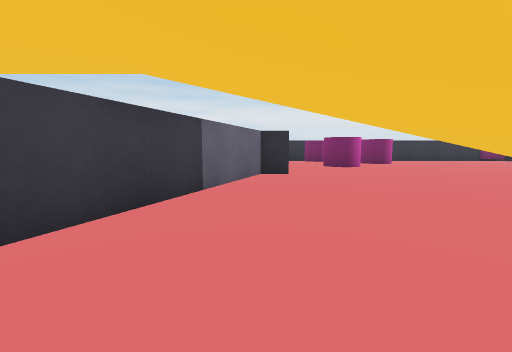
view 1 (above)

20 first-person views from a walk through a scene from a Unity 3-D project. The camera is 0.58 m above the floor, tilts 6° down and sees 90° across. The floor is counted in squares, 1 m on a side. Each view is taken from the middle of a square. On the plan, view 1 faces up. The plan holds only what a view shows up to about 9 squares ahead; the rest is blank. Surface patterns are stand-ins for the level's own textures.

view 2
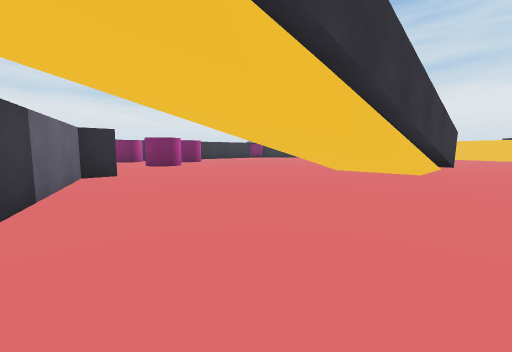

view 3
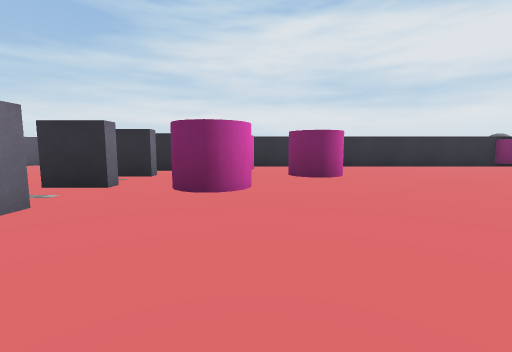

view 4
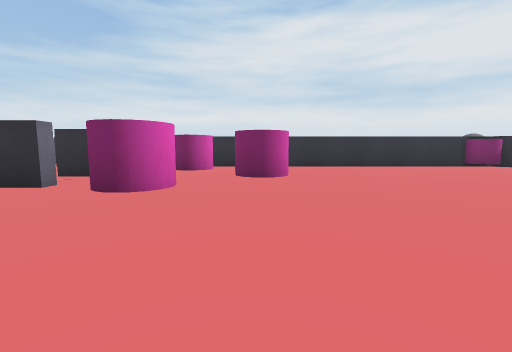

view 5
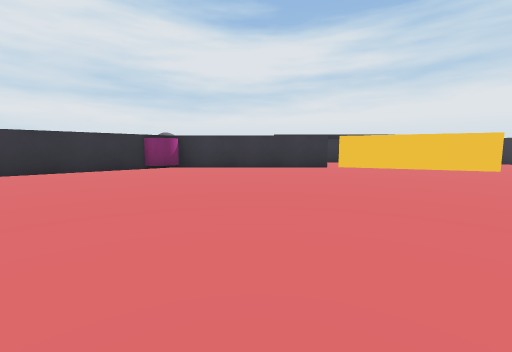

view 6
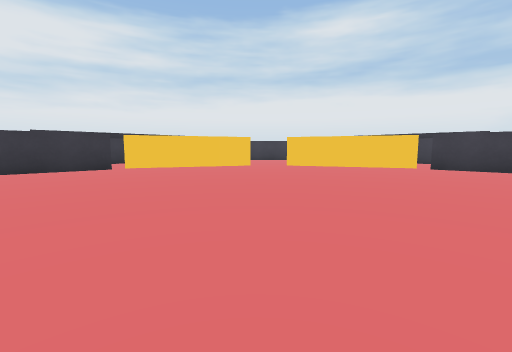

view 7
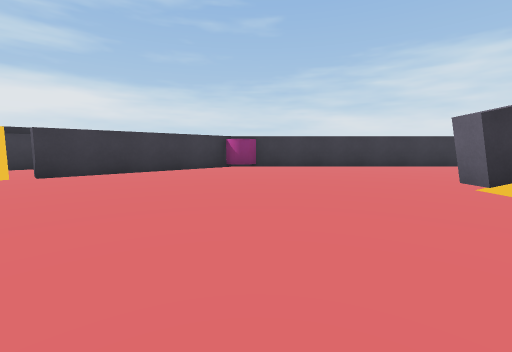

view 8
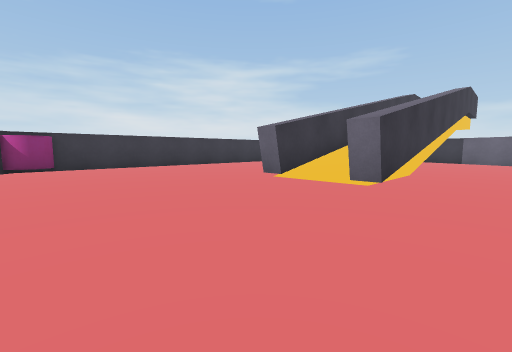

view 9
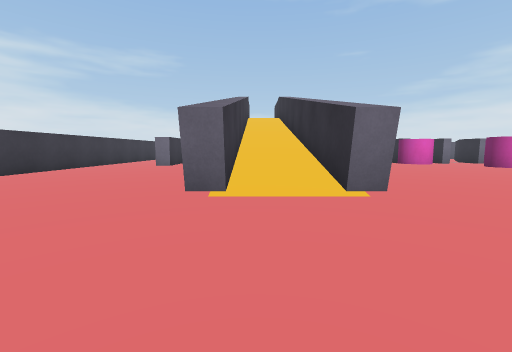

view 10
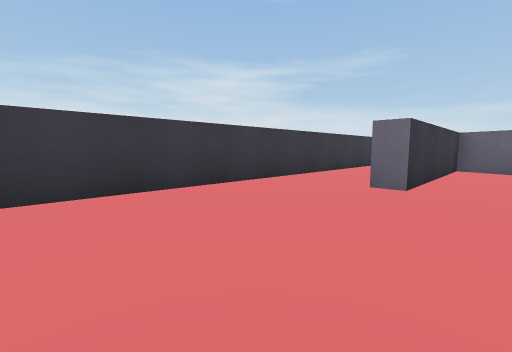

view 11
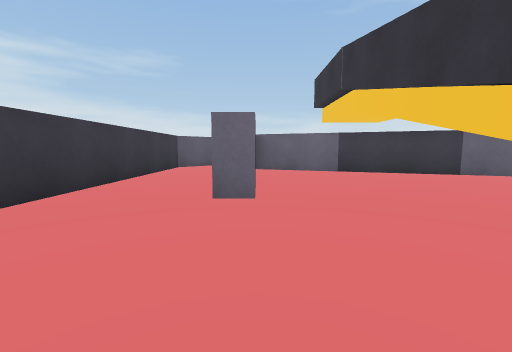

view 12
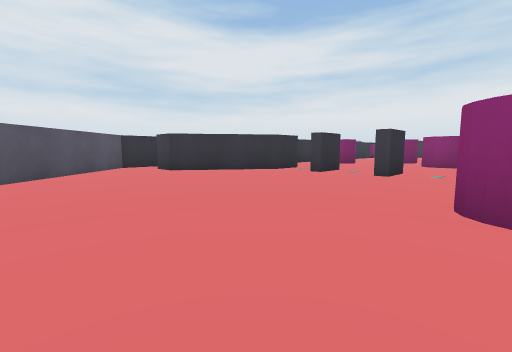

view 13
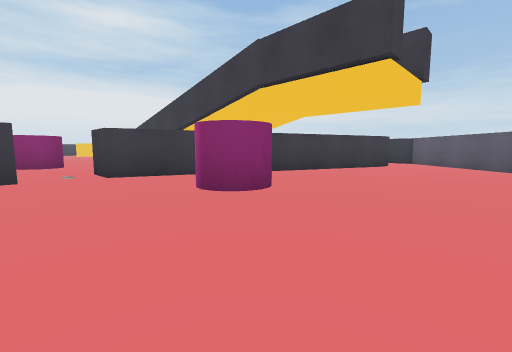

view 14
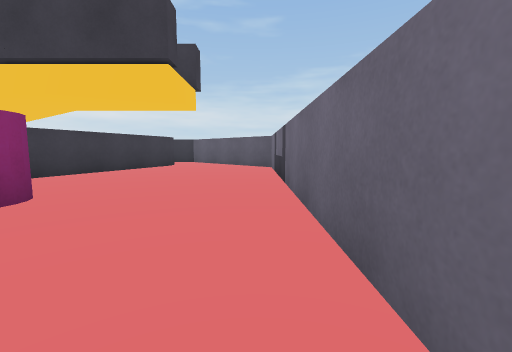

view 15
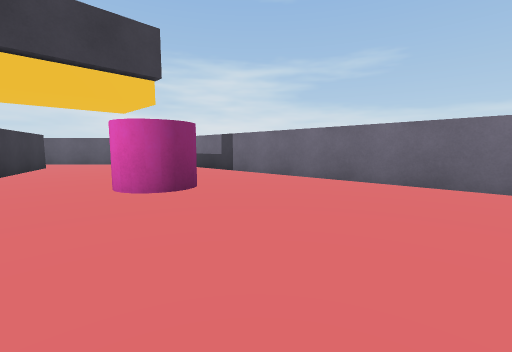

view 16
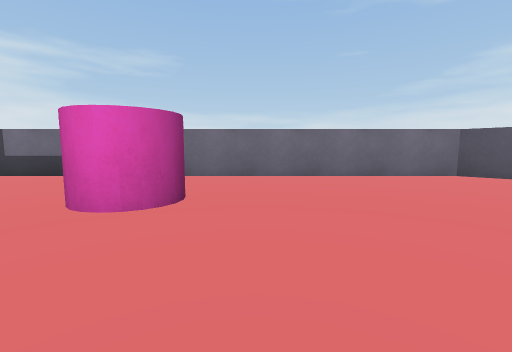

view 17
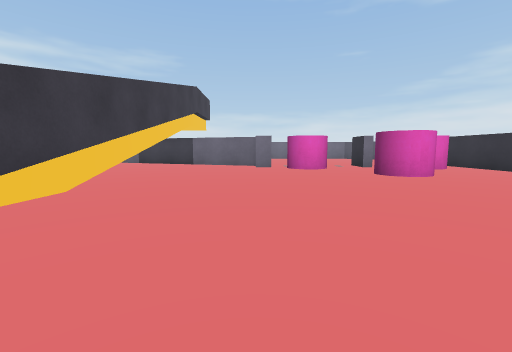

view 18
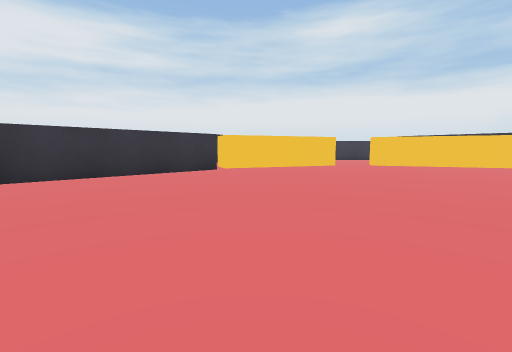

view 19
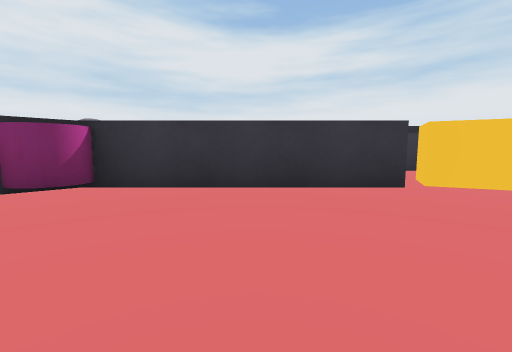

view 20
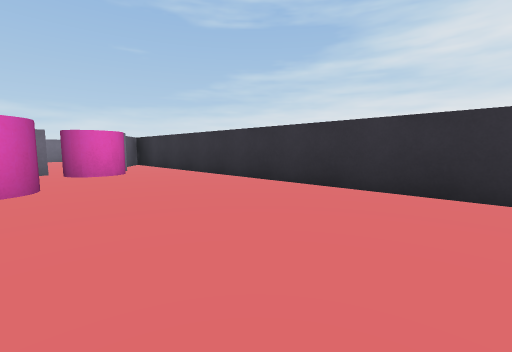

### Floor plan
Key: @ floor where view 1 was taken; # wall or solid block; . floor; / step, stairs or slope; C pink cylinder; B block; T thing the floor can be seen under or through; O other object.
Columns run from 7 left of view 1 to 17 right of it. Each row starts with its distance up from view 1.
 15    ###
 14   ##.              OO
 13  ##..################
 12 ##...##...........C.#
 11 #.....#BBC..........##
 10 #......BBCC..........##
  9 #......B...C..........###
  8 #......BBC.............##
  7 #........CC.............#
  6 #..CC..BB...............#
  5 #.....##................#
  4 #.....#.................#
  3 #....##..TTTTT##........#
  2 #....#...//////.........#
  1 #....#...#######.......##
  0 #....#.@..............##
 -1 ##...#####...........##
 -2  ##.................##
 -3   ##..............C##
 -4    #################

Positions as (right, up) in squares from view 1, and headings:
1: (0, 0), facing up
2: (-1, 0), facing up-right
3: (3, 4), facing up
4: (4, 4), facing up
5: (8, 5), facing up-right
6: (8, 5), facing right
7: (11, 5), facing down
8: (12, 5), facing down-left
9: (11, 2), facing left
10: (6, 0), facing down-left
11: (5, -1), facing left
12: (-6, 6), facing up-right
13: (-6, 8), facing down-right
14: (-6, 8), facing down
15: (-2, 9), facing down-left
16: (-1, 7), facing left
17: (9, 6), facing left
18: (8, 8), facing right
19: (11, 8), facing up-right
20: (8, 9), facing up-left
